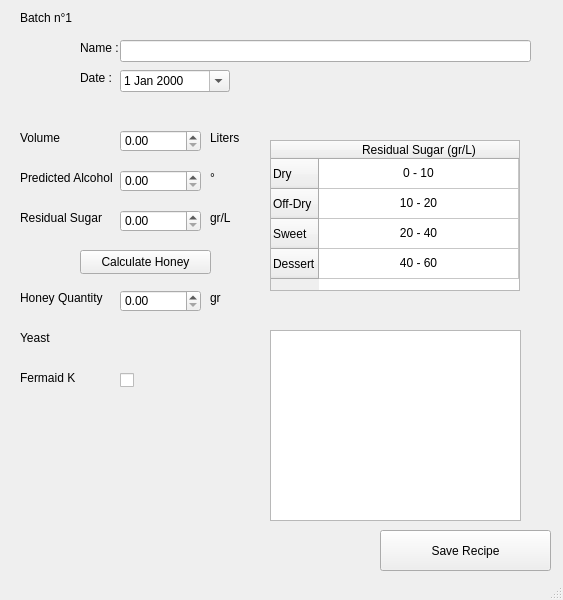
<?xml version="1.0" encoding="UTF-8"?>
<ui version="4.0">
 <class>NewRecipeWindow</class>
 <widget class="QMainWindow" name="NewRecipeWindow">
  <property name="geometry">
   <rect>
    <x>0</x>
    <y>0</y>
    <width>563</width>
    <height>600</height>
   </rect>
  </property>
  <property name="windowTitle">
   <string>MainWindow</string>
  </property>
  <widget class="QWidget" name="centralwidget">
   <widget class="QLabel" name="batch_label">
    <property name="geometry">
     <rect>
      <x>20</x>
      <y>10</y>
      <width>71</width>
      <height>16</height>
     </rect>
    </property>
    <property name="text">
     <string>Batch n°1</string>
    </property>
   </widget>
   <widget class="QLabel" name="label_2">
    <property name="geometry">
     <rect>
      <x>80</x>
      <y>40</y>
      <width>49</width>
      <height>16</height>
     </rect>
    </property>
    <property name="text">
     <string>Name :</string>
    </property>
   </widget>
   <widget class="QLabel" name="label_3">
    <property name="geometry">
     <rect>
      <x>80</x>
      <y>70</y>
      <width>49</width>
      <height>16</height>
     </rect>
    </property>
    <property name="text">
     <string>Date :</string>
    </property>
   </widget>
   <widget class="QDateEdit" name="date_box">
    <property name="geometry">
     <rect>
      <x>120</x>
      <y>70</y>
      <width>110</width>
      <height>22</height>
     </rect>
    </property>
    <property name="calendarPopup">
     <bool>true</bool>
    </property>
   </widget>
   <widget class="QLabel" name="label_4">
    <property name="geometry">
     <rect>
      <x>20</x>
      <y>130</y>
      <width>49</width>
      <height>16</height>
     </rect>
    </property>
    <property name="text">
     <string>Volume</string>
    </property>
   </widget>
   <widget class="QDoubleSpinBox" name="volume_box">
    <property name="geometry">
     <rect>
      <x>120</x>
      <y>130</y>
      <width>81</width>
      <height>22</height>
     </rect>
    </property>
    <property name="maximum">
     <double>10000000.000000000000000</double>
    </property>
   </widget>
   <widget class="QLabel" name="label_5">
    <property name="geometry">
     <rect>
      <x>210</x>
      <y>130</y>
      <width>49</width>
      <height>16</height>
     </rect>
    </property>
    <property name="text">
     <string>Liters</string>
    </property>
   </widget>
   <widget class="QLabel" name="label_6">
    <property name="geometry">
     <rect>
      <x>210</x>
      <y>170</y>
      <width>49</width>
      <height>16</height>
     </rect>
    </property>
    <property name="text">
     <string>°</string>
    </property>
   </widget>
   <widget class="QDoubleSpinBox" name="alcohol_box">
    <property name="geometry">
     <rect>
      <x>120</x>
      <y>170</y>
      <width>81</width>
      <height>22</height>
     </rect>
    </property>
   </widget>
   <widget class="QLabel" name="label_7">
    <property name="geometry">
     <rect>
      <x>20</x>
      <y>170</y>
      <width>101</width>
      <height>16</height>
     </rect>
    </property>
    <property name="text">
     <string>Predicted Alcohol</string>
    </property>
   </widget>
   <widget class="QDoubleSpinBox" name="sugar_box">
    <property name="geometry">
     <rect>
      <x>120</x>
      <y>210</y>
      <width>81</width>
      <height>22</height>
     </rect>
    </property>
   </widget>
   <widget class="QLabel" name="label_8">
    <property name="geometry">
     <rect>
      <x>210</x>
      <y>210</y>
      <width>49</width>
      <height>16</height>
     </rect>
    </property>
    <property name="text">
     <string>gr/L</string>
    </property>
   </widget>
   <widget class="QLabel" name="label_9">
    <property name="geometry">
     <rect>
      <x>20</x>
      <y>210</y>
      <width>101</width>
      <height>16</height>
     </rect>
    </property>
    <property name="text">
     <string>Residual Sugar</string>
    </property>
   </widget>
   <widget class="QLineEdit" name="name_box">
    <property name="geometry">
     <rect>
      <x>120</x>
      <y>40</y>
      <width>411</width>
      <height>22</height>
     </rect>
    </property>
   </widget>
   <widget class="QLabel" name="label_10">
    <property name="geometry">
     <rect>
      <x>20</x>
      <y>290</y>
      <width>101</width>
      <height>16</height>
     </rect>
    </property>
    <property name="text">
     <string>Honey Quantity</string>
    </property>
   </widget>
   <widget class="QDoubleSpinBox" name="honey_box">
    <property name="geometry">
     <rect>
      <x>120</x>
      <y>290</y>
      <width>81</width>
      <height>22</height>
     </rect>
    </property>
   </widget>
   <widget class="QLabel" name="label_11">
    <property name="geometry">
     <rect>
      <x>210</x>
      <y>290</y>
      <width>49</width>
      <height>16</height>
     </rect>
    </property>
    <property name="text">
     <string>gr</string>
    </property>
   </widget>
   <widget class="QPushButton" name="honey_button">
    <property name="geometry">
     <rect>
      <x>80</x>
      <y>250</y>
      <width>131</width>
      <height>24</height>
     </rect>
    </property>
    <property name="text">
     <string>Calculate Honey</string>
    </property>
   </widget>
   <widget class="QLabel" name="label_12">
    <property name="geometry">
     <rect>
      <x>20</x>
      <y>330</y>
      <width>101</width>
      <height>16</height>
     </rect>
    </property>
    <property name="text">
     <string>Yeast</string>
    </property>
   </widget>
   <widget class="QTableWidget" name="tableWidget">
    <property name="geometry">
     <rect>
      <x>270</x>
      <y>140</y>
      <width>250</width>
      <height>151</height>
     </rect>
    </property>
    <property name="minimumSize">
     <size>
      <width>250</width>
      <height>0</height>
     </size>
    </property>
    <property name="maximumSize">
     <size>
      <width>205</width>
      <height>16777215</height>
     </size>
    </property>
    <property name="showGrid">
     <bool>true</bool>
    </property>
    <property name="sortingEnabled">
     <bool>false</bool>
    </property>
    <attribute name="horizontalHeaderDefaultSectionSize">
     <number>200</number>
    </attribute>
    <row>
     <property name="text">
      <string>Dry</string>
     </property>
    </row>
    <row>
     <property name="text">
      <string>Off-Dry</string>
     </property>
    </row>
    <row>
     <property name="text">
      <string>Sweet</string>
     </property>
    </row>
    <row>
     <property name="text">
      <string>Dessert</string>
     </property>
    </row>
    <column>
     <property name="text">
      <string>Residual Sugar (gr/L)</string>
     </property>
    </column>
    <item row="0" column="0">
     <property name="text">
      <string>0 - 10</string>
     </property>
     <property name="textAlignment">
      <set>AlignCenter</set>
     </property>
    </item>
    <item row="1" column="0">
     <property name="text">
      <string>10 - 20</string>
     </property>
     <property name="textAlignment">
      <set>AlignCenter</set>
     </property>
    </item>
    <item row="2" column="0">
     <property name="text">
      <string>20 - 40</string>
     </property>
     <property name="textAlignment">
      <set>AlignCenter</set>
     </property>
    </item>
    <item row="3" column="0">
     <property name="text">
      <string>40 - 60</string>
     </property>
     <property name="textAlignment">
      <set>AlignCenter</set>
     </property>
    </item>
   </widget>
   <widget class="QLabel" name="label_13">
    <property name="geometry">
     <rect>
      <x>20</x>
      <y>370</y>
      <width>101</width>
      <height>16</height>
     </rect>
    </property>
    <property name="text">
     <string>Fermaid K</string>
    </property>
   </widget>
   <widget class="QCheckBox" name="fermaid_box">
    <property name="geometry">
     <rect>
      <x>120</x>
      <y>370</y>
      <width>21</width>
      <height>20</height>
     </rect>
    </property>
    <property name="text">
     <string/>
    </property>
   </widget>
   <widget class="QPushButton" name="save_box">
    <property name="geometry">
     <rect>
      <x>380</x>
      <y>530</y>
      <width>171</width>
      <height>41</height>
     </rect>
    </property>
    <property name="text">
     <string>Save Recipe</string>
    </property>
   </widget>
   <widget class="QTextEdit" name="note_box">
    <property name="geometry">
     <rect>
      <x>270</x>
      <y>330</y>
      <width>251</width>
      <height>191</height>
     </rect>
    </property>
   </widget>
  </widget>
  <widget class="QStatusBar" name="statusbar"/>
 </widget>
 <resources/>
 <connections/>
</ui>
